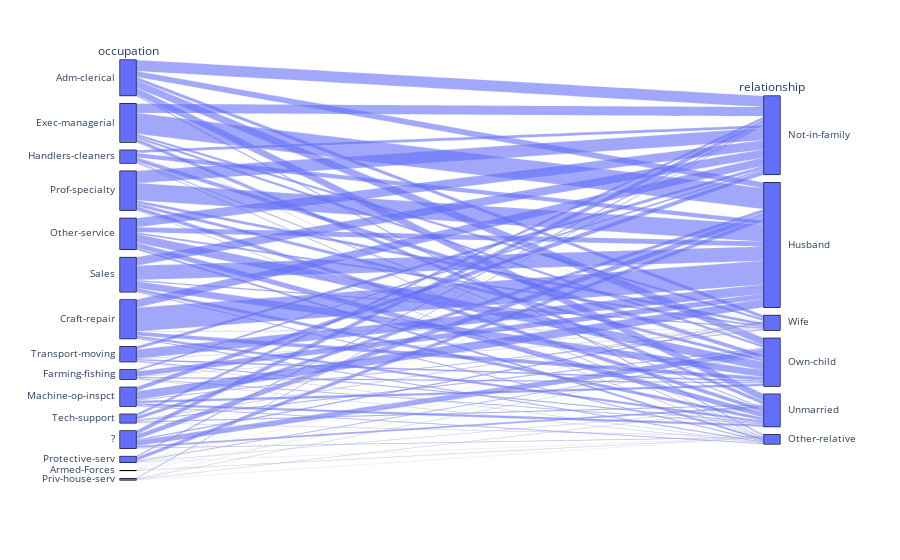

The cell this chart's notebook holds for it:
### Code cell
grafico = px.parallel_categories(base_census, dimensions=['occupation', 'relationship'])
grafico.show()

### Figure 1 — Plotly figure (JSON) as saved in the notebook; plotly's stock layout.template omitted (floating-point values rounded to 4 significant figures; data arrays with more than 128 entries replaced by an {"elided": "..."} marker saying what was removed)
{"data": [{"dimensions": [{"label": "occupation", "values": {"elided": "32561 str values"}}, {"label": "relationship", "values": {"elided": "32561 str values"}}], "domain": {"x": [0, 1], "y": [0, 1]}, "name": "", "type": "parcats"}], "layout": {"legend": {"tracegroupgap": 0}, "margin": {"t": 60}}}
